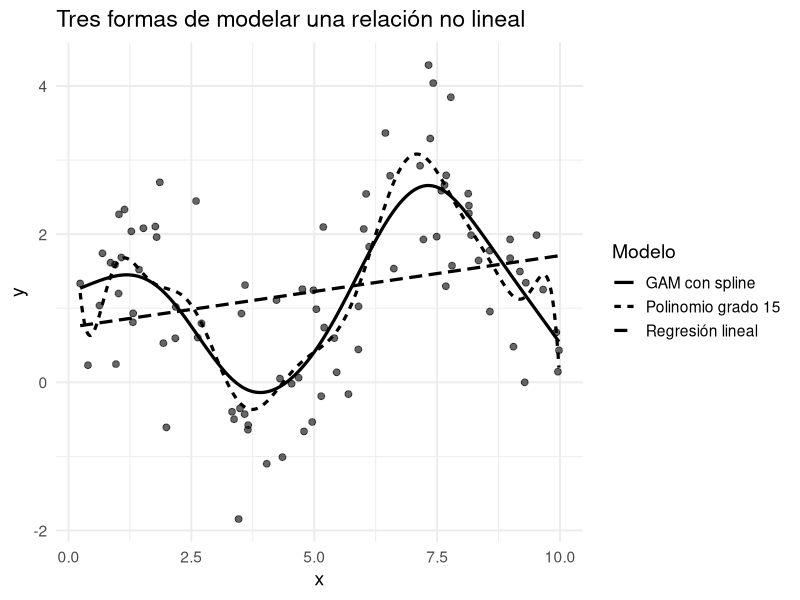
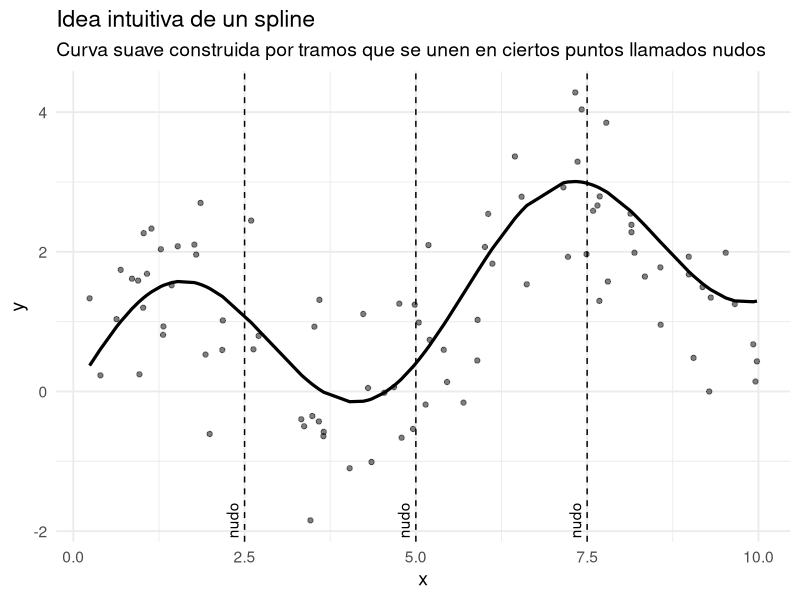
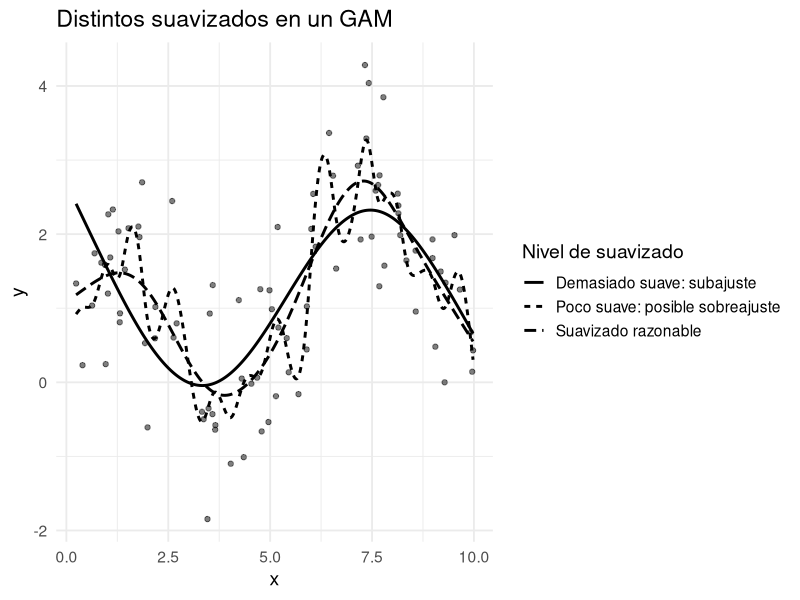
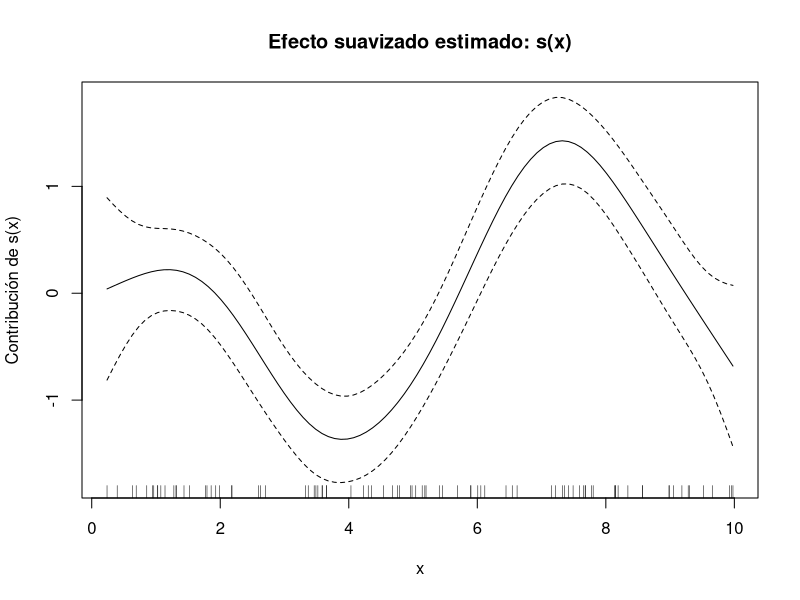

Write the R code that produced these figures, in order.
library(ggplot2)
library(mgcv)

set.seed(2025)

n <- 90
x <- sort(runif(n, 0, 10))

# Relación verdadera suave
y_true <- 1.2 * sin(1.1 * x) + 0.25 * x

# Más ruido para que el polinomio sobreajuste
y <- y_true + rnorm(n, sd = 0.85)

datos <- data.frame(x = x, y = y)

# Modelos
mod_lineal <- lm(y ~ x, data = datos)

# Polinomio alto: intencionadamente inestable
mod_poly <- lm(y ~ poly(x, 15), data = datos)

# GAM con penalización algo más fuerte
mod_gam <- gam(y ~ s(x, k = 10), data = datos, gamma = 1.4)

# Predicciones
grid <- data.frame(x = seq(min(x), max(x), length.out = 500))

grid$lineal <- predict(mod_lineal, newdata = grid)
grid$poly   <- predict(mod_poly, newdata = grid)
grid$gam    <- predict(mod_gam, newdata = grid)

preds <- data.frame(
  x = rep(grid$x, 3),
  y = c(grid$gam, grid$poly, grid$lineal),
  modelo = rep(
    c("GAM con spline", "Polinomio grado 15", "Regresión lineal"),
    each = nrow(grid)
  )
)

g1 <- ggplot(datos, aes(x, y)) +
  geom_point(alpha = 0.6, size = 2) +
  geom_line(
    data = preds,
    aes(x = x, y = y, linetype = modelo),
    linewidth = 1.1
  ) +
  labs(
    title = "Tres formas de modelar una relación no lineal",
    x = "x",
    y = "y",
    linetype = "Modelo"
  ) +
  theme_minimal(base_size = 14)

g1
 # La regresión lineal es rígida, el polinomio alto puede oscilar, el GAM suaviza la tendencia

#######################################################################################
# Gráfico 2: qué es un spline, con nudos

knots <- c(2.5, 5, 7.5)

g2 <- ggplot(datos, aes(x, y)) +
  geom_point(alpha = 0.5) +
  geom_line(aes(y = y_true), linewidth = 1.1) +
  geom_vline(xintercept = knots, linetype = "dashed") +
  annotate("text", x = knots, y = min(datos$y), 
           label = "nudo", angle = 90, vjust = -0.5) +
  labs(
    title = "Idea intuitiva de un spline",
    subtitle = "Curva suave construida por tramos que se unen en ciertos puntos llamados nudos",
    x = "x",
    y = "y"
  ) +
  theme_minimal(base_size = 14)

g2
########################################################################################
# Gráfico 3: poco, mucho y buen suavizado

mod_poco_suave <- gam(y ~ s(x, k = 30), data = datos, gamma = 0.5)
mod_buen_suave <- gam(y ~ s(x, k = 10), data = datos)
mod_muy_suave  <- gam(y ~ s(x, k = 4), data = datos, gamma = 2)

grid$poco_suave <- predict(mod_poco_suave, newdata = grid)
grid$buen_suave <- predict(mod_buen_suave, newdata = grid)
grid$muy_suave  <- predict(mod_muy_suave, newdata = grid)

preds_suavizado <- data.frame(
  x = rep(grid$x, 3),
  y = c(grid$muy_suave, grid$buen_suave, grid$poco_suave),
  suavizado = rep(c("Demasiado suave: subajuste",
                    "Suavizado razonable",
                    "Poco suave: posible sobreajuste"),
                  each = nrow(grid))
)

g3 <- ggplot(datos, aes(x, y)) +
  geom_point(alpha = 0.5) +
  geom_line(data = preds_suavizado, 
            aes(x, y, linetype = suavizado), linewidth = 1) +
  labs(
    title = "Distintos suavizados en un GAM",
    x = "x",
    y = "y",
    linetype = "Nivel de suavizado"
  ) +
  theme_minimal(base_size = 14)

# ¡OJO! El objetivo no es seguir todos los puntos, sino capturar la tendencia

g3
##########################################################################
# Gráfico 4: interpretación de efectos suavizados

plot(mod_gam, shade = TRUE, seWithMean = TRUE,
     main = "Efecto suavizado estimado: s(x)",
     xlab = "x",
     ylab = "Contribución de s(x)")
# Aquí estamos visualizando el efecto de cada suavizado
# No pintamos y vs ajustado
# Con esto es como estudiamos cada GAM de forma separada
# El gráfico 4 muestra solo la parte s(x): es decir, cuánto aporta x a la predicción, no la predicción final de y.
# Si el gráfico de s(x):
# sube --> al aumentar x, la predicción aumenta
# baja --> al aumentar x, la predicción disminuye
# es casi plano --> x apenas afecta
# es casi una recta --> el efecto de x es aproximadamente lineal
# tiene curva --> el efecto de x es no lineal.
# 
# La banda sombreada es la incertidumbre del efecto estimado.
# Este gráfico nos enseña la forma del efecto de x, quitando el nivel medio del modelo.


# En un GAM no decidimos “la función es cuadrática” o “la función es logarítmica”. 
#Decidimos qué variables pueden tener efectos suaves. 
# El modelo aprende la forma de esos efectos y penaliza la complejidad para evitar sobreajuste.
